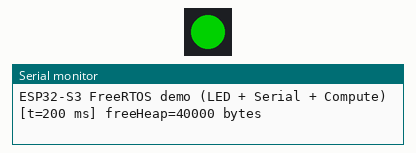
Simulated run of this sketch. Board: ESP32-S3. Parts: 1 RGB LEDs in strip order, left to right, the last lines printed to the serial monitor. Dim RGB values are drawn brighter than linear.

Above: at 0.67 s.
At 1.4 s:
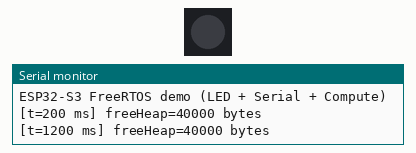
At 2.67 s:
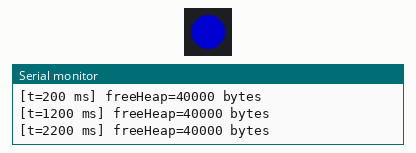
At 3.47 s:
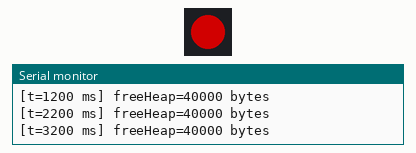
Timing chart, 0 to 3.9 s (numbered marks = the images above):
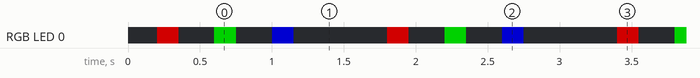

Measured:
- by itself, RGB LED 0: repeats every 1.6 s: off 0.25 s, RGB(0, 120, 0) 0.15 s, off 0.25 s, RGB(0, 0, 120) 0.15 s, off 0.65 s, RGB(120, 0, 0) 0.15 s
- by itself, everything shown: repeats every 1.6 s, in 6 steps

The sketch:

sketch_sep16a.ino
```cpp
// ESP32-S3 FreeRTOS demo: LED + Serial + Compute
// Board: ESP32-S3-DevKitC-1 v1.1
// Baud: 115200
// Library required: Adafruit NeoPixel

#include <Arduino.h>
#include <Adafruit_NeoPixel.h>


#define LED_PIN     38      // ESP32-S3-DevKitC-1 onboard RGB data pin
#define NUM_LEDS    1
#define LED_BRIGHT  120     // 0..255

Adafruit_NeoPixel strip(NUM_LEDS, LED_PIN, NEO_GRB + NEO_KHZ800);


TaskHandle_t hLED = nullptr, hSER = nullptr, hCPU = nullptr;


void TaskLED(void *pv) {
  (void)pv;
  TickType_t last = xTaskGetTickCount();
  const TickType_t period = pdMS_TO_TICKS(400);  // 400 ms
  const TickType_t onTime = pdMS_TO_TICKS(150);  // LED ON window

  uint32_t colors[] = {
    Adafruit_NeoPixel::Color(255, 0, 0),   // Red
    Adafruit_NeoPixel::Color(0, 255, 0),   // Green
    Adafruit_NeoPixel::Color(0, 0, 255),   // Blue
    0                                      // Off
  };
  int i = 0;

  for (;;) {
    // ON
    strip.setPixelColor(0, colors[i]);
    strip.show();
    vTaskDelay(onTime);

    // OFF until next fixed period boundary
    strip.setPixelColor(0, 0);
    strip.show();
    vTaskDelayUntil(&last, period);

    i = (i + 1) % 4;  // R -> G -> B -> Off
  }
}


void TaskSerial(void *pv) {
  (void)pv;
  TickType_t last = xTaskGetTickCount();
  const TickType_t period = pdMS_TO_TICKS(1000); // 1 s

  for (;;) {
    size_t freeHeap = xPortGetFreeHeapSize();
    Serial.printf("[t=%lu ms] freeHeap=%u bytes\n",
                  (unsigned long)millis(),
                  (unsigned int)freeHeap);
    vTaskDelayUntil(&last, period);
  }
}


void TaskCompute(void *pv) {
  (void)pv;
  TickType_t last = xTaskGetTickCount();
  const TickType_t period = pdMS_TO_TICKS(200);  // 200 ms
  volatile uint32_t sink = 0;

  for (;;) {
    // Light CPU load
    for (int k = 0; k < 50000; ++k) {
      sink += (k ^ ((k << 1) + (k >> 1)));
    }
    vTaskDelayUntil(&last, period);
  }
}

void setup() {
  Serial.begin(115200);
  delay(200);
  Serial.println();
  Serial.println("ESP32-S3 FreeRTOS demo (LED + Serial + Compute)");


  strip.begin();
  strip.setBrightness(LED_BRIGHT);
  strip.clear();
  strip.show();


  xTaskCreate(TaskLED,    "TaskLED",    2048, NULL, 3, &hLED);
  xTaskCreate(TaskSerial, "TaskSerial", 3072, NULL, 2, &hSER);
  xTaskCreate(TaskCompute,"TaskCompute",2048, NULL, 1, &hCPU);
}

void loop() {

}
```
